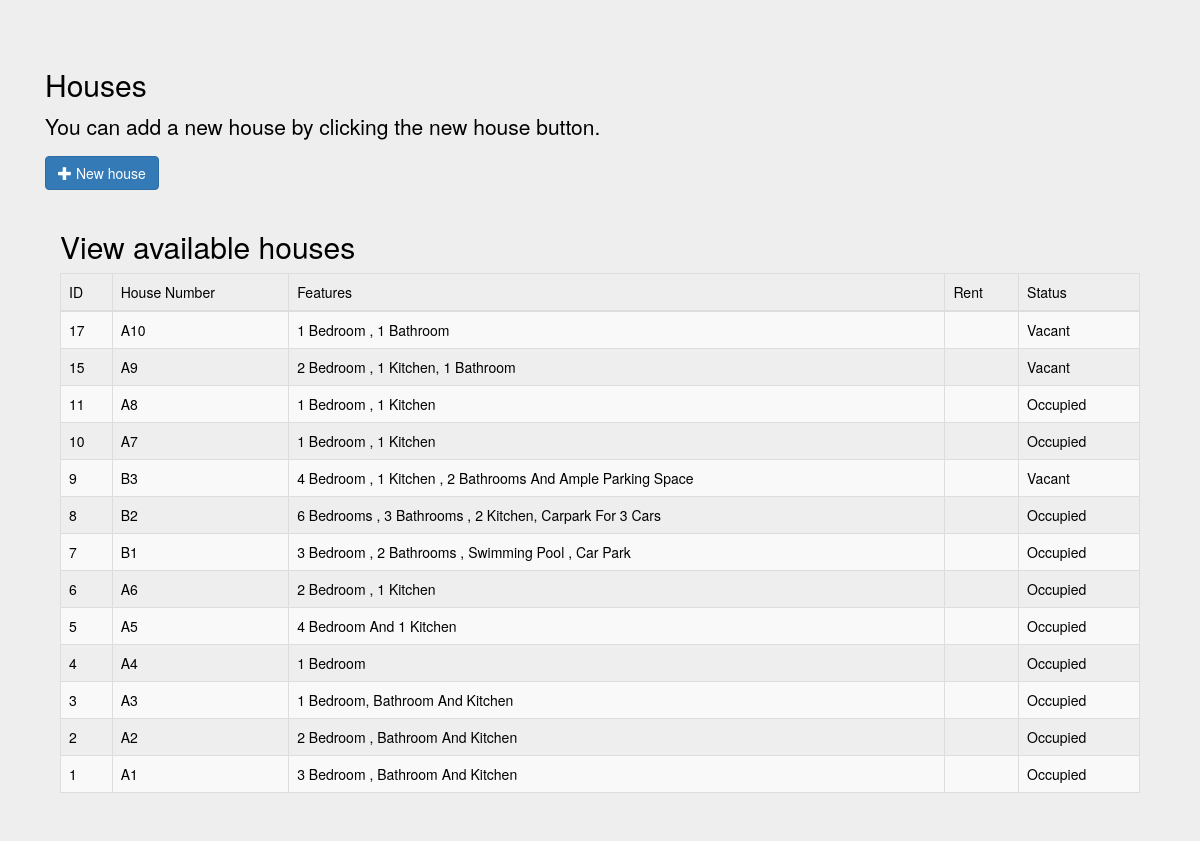
Page /housesform.php on the earlier database version.
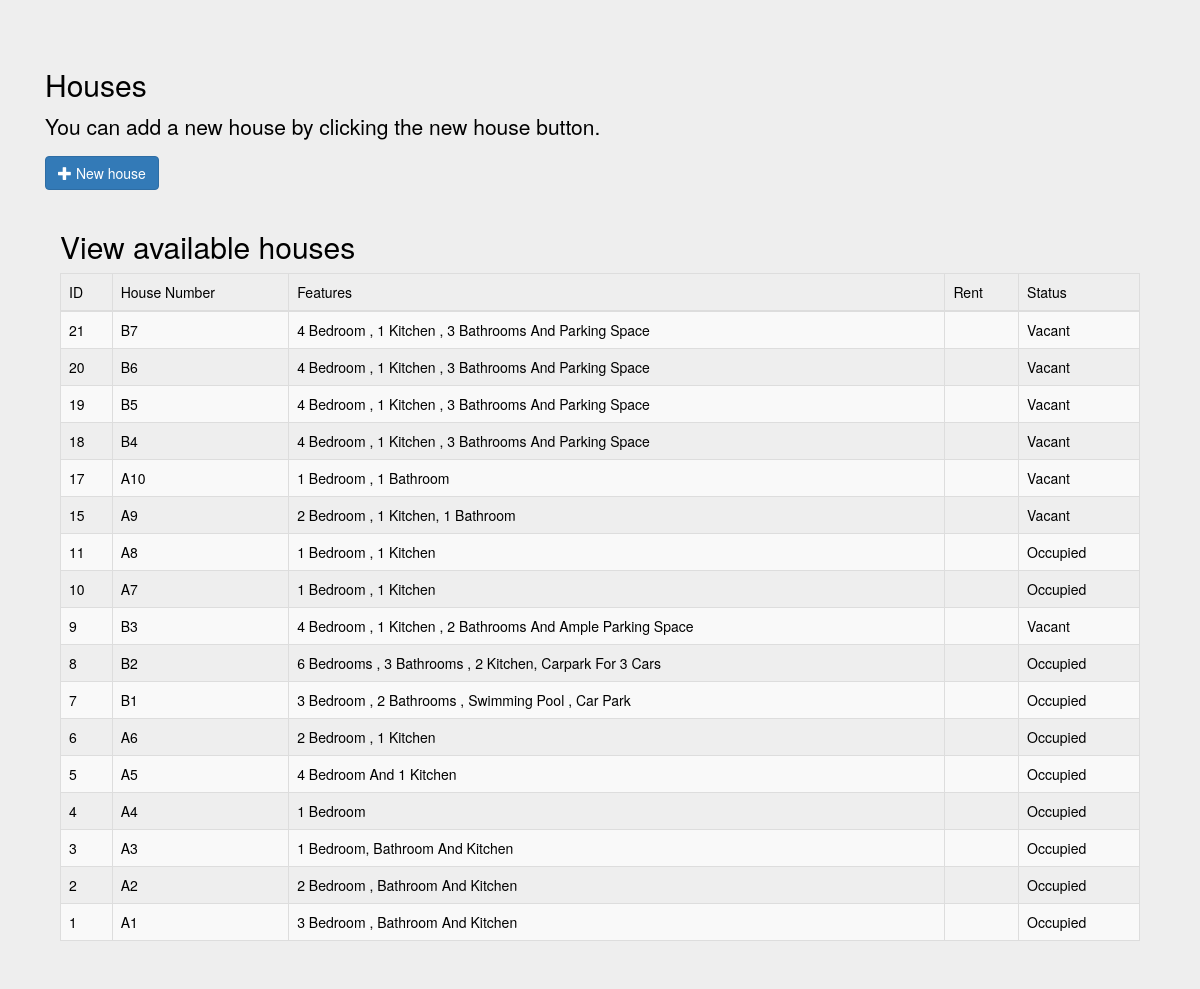
Same page on the later database version.
### tables this page shows
CREATE TABLE `houses` (
  `id` int(11) NOT NULL,
  `house_number` varchar(20) NOT NULL,
  `features` varchar(250) NOT NULL,
  `status` varchar(20) NOT NULL DEFAULT 'Vacant',
  `datentime` timestamp NOT NULL DEFAULT CURRENT_TIMESTAMP
);

### housesform.php (the view, shortened to what this page needs)
<!DOCTYPE html>
<html>
<head>
  <link rel="stylesheet" href="https://maxcdn.bootstrapcdn.com/bootstrap/3.3.6/css/bootstrap.min.css" />
  <link rel="stylesheet" href="https://cdn.datatables.net/1.10.12/css/dataTables.bootstrap.min.css" />
  <link rel="stylesheet" href="../try/bootstrap/css/bootstrap.min.css">
  <link rel="stylesheet" href="https://maxcdn.bootstrapcdn.com/bootstrap/3.4.0/css/bootstrap.min.css">
</head>
<body class="jumbotron">
  <div class="container ">
    <div class="container">
      <h2>Houses</h2>
      <p>You can add a new house by clicking the new house button.</p>
      <button  type="button" class="btn btn-primary" data-toggle="collapse" data-target="#demo"><span class="glyphicon glyphicon-plus"></span> New house </button>
    </div>
    <br>
    <div class="container">
      <div class="col-md-12 ">
        <div class="card">
          <div class="card-header">
            <h2>View available houses</h2>
          </div>
          <div class="card-body">
            <div class="table-responsive">
              <table id="housestable" class="table table-striped table-bordered">
                    <thead>
                      <tr>
                        <td>ID</td>
                        <td>House Number</td>
                        <td>Features</td>
                        <td>Rent</td>
                        <td>Status</td>
                      </tr>
                    </thead>
                    <?php
                    $query= "select * from houses order by id desc";
                    $result=mysqli_query($con, $query);
                    while ($row = mysqli_fetch_array($result)){
                      echo '<tr>
                                <td>'.$row["id"].'</td>
                                <td>'.$row["house_number"].'</td>
                                <td>'.$row["features"].'</td>
                                <td>'.$row["rent"].'</td>
                                <td>'.$row["status"].'</td>
                            </tr>';
                    }
                     ?>
              </table>
            </div>
          </div>
        </div>
      </div>
    </div>
  </div>
</body>
</html>

Differences in the rows shown:
added houses: id "21", house_number "B7", features "4 Bedroom , 1 Kitchen , 3 Bathrooms And Parking Space", status "Vacant"
added houses: id "20", house_number "B6", features "4 Bedroom , 1 Kitchen , 3 Bathrooms And Parking Space", status "Vacant"
added houses: id "19", house_number "B5", features "4 Bedroom , 1 Kitchen , 3 Bathrooms And Parking Space", status "Vacant"
added houses: id "18", house_number "B4", features "4 Bedroom , 1 Kitchen , 3 Bathrooms And Parking Space", status "Vacant"
